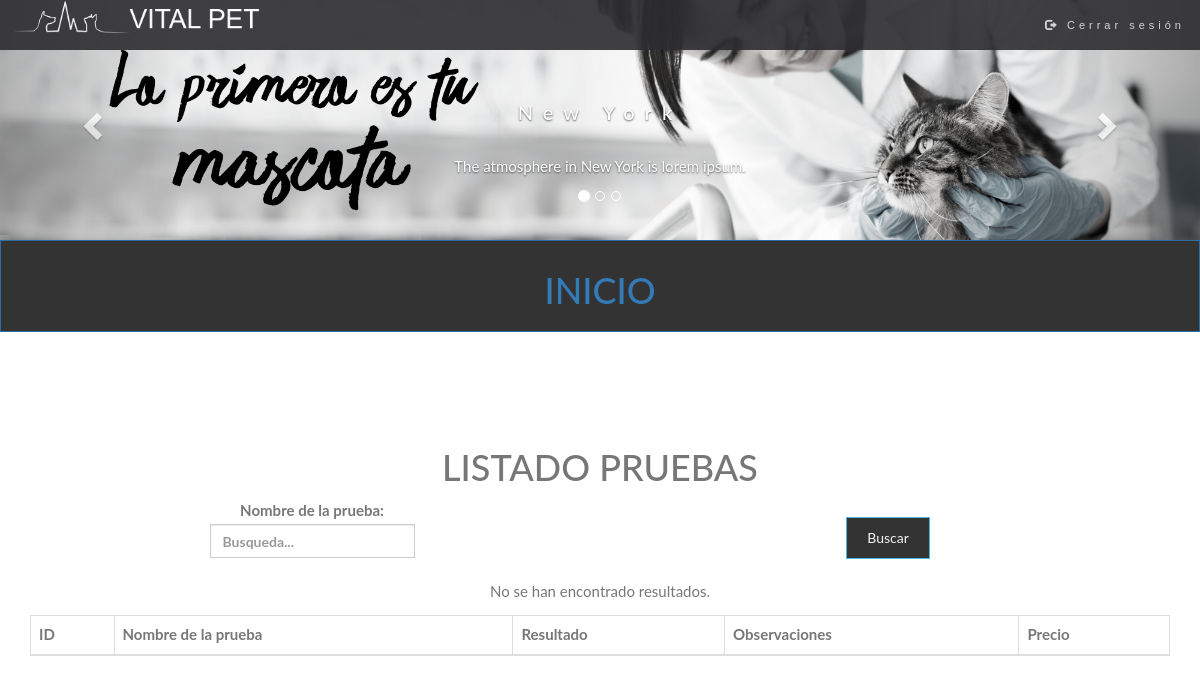
Before: /VISTA/COMUN/vistaGestionPrueba.php (signed in) with the older database file.
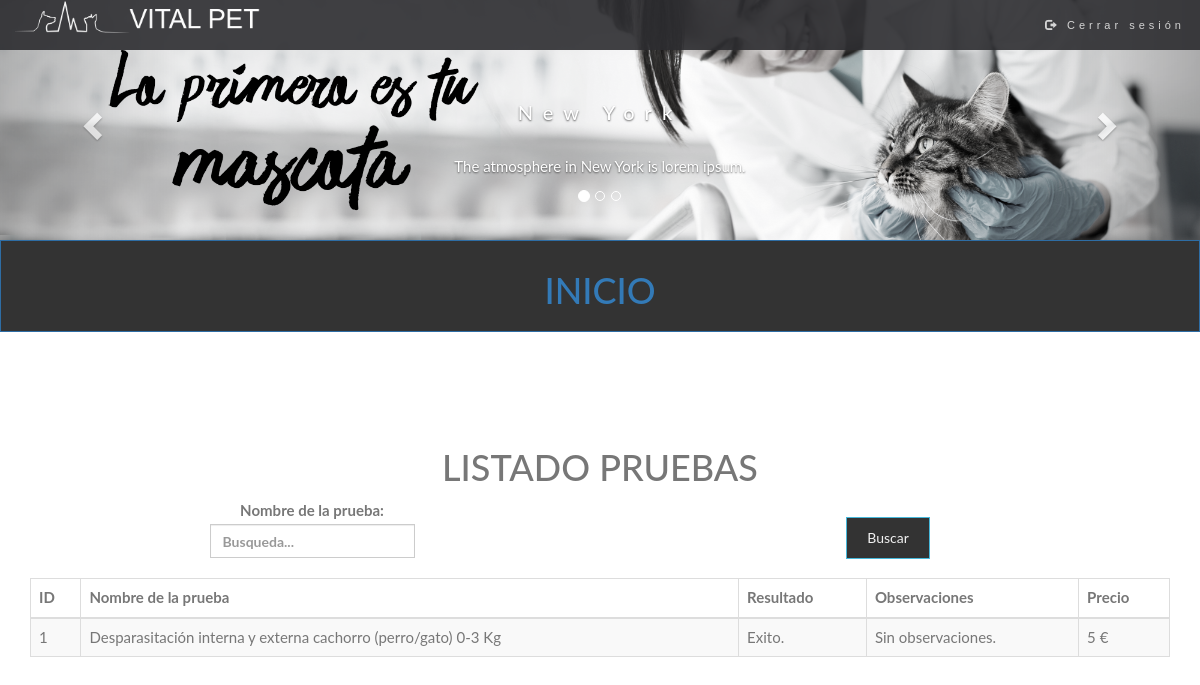
After: the same page with the newer database file.
### tables this page shows
CREATE TABLE `pruebas` (
  `id_prueba` int(11) NOT NULL,
  `id_tipo_prueba` int(11) NOT NULL,
  `id_mascota` int(11) NOT NULL,
  `resultado_prueba` varchar(2000) NOT NULL,
  `observaciones_prueba` varchar(2000) DEFAULT NULL,
  `id_cita` int(11) NOT NULL
);

CREATE TABLE `tipos_pruebas` (
  `id_tipo_prueba` int(11) NOT NULL,
  `nombre_tipo_prueba` varchar(200) NOT NULL,
  `precio_tipo_prueba` float NOT NULL
);

### BBDD/model.php (called while the page is built, shortened)
<?php
    class Model {
        private $conexion;
        function __construct ($host, $user, $pass, $nombreBase){
            $this->conexion = new mysqli($host, $user, $pass);
                $this->conexion->set_charset("utf8");
        }
        public function ejecutarConsulta($consulta){
            $resultado = null;
            if(isset($this->conexion)){
                $resultado = $this->conexion->stmt_init();
                $resultado->prepare($consulta);
                $resultado->execute();
            }
            return $resultado;
        }
        public function devolverConsultaArray($consulta){
            $resultadoConsulta = $this->ejecutarConsulta($consulta);
            $total = null;
                if($resultadoConsulta){
                    $resultado = $resultadoConsulta->get_result();
                }
                if($resultado){
                    $fila = $resultado->fetch_array();
                    while ($fila != null){
                        $total[] = $fila;
                        $fila = $resultado->fetch_array();
                    }
                }
                return $total;
        }
         public function visualizarPruebasFiltrado($nombre){
            $consulta = "SELECT tipos_pruebas.nombre_tipo_prueba, tipos_pruebas.precio_tipo_prueba, pruebas.id_prueba, pruebas.resultado_prueba, pruebas.observaciones_prueba
            FROM pruebas
            INNER JOIN tipos_pruebas
            ON pruebas.id_tipo_prueba = tipos_pruebas.id_tipo_prueba WHERE nombre_tipo_prueba LIKE '%$nombre%'";
            $resultado = $this->devolverConsultaArray($consulta);
            return $resultado;
        }
        public function visualizarPruebasFiltradoPaginacion($nombre, $inicio, $tamano_pagina){
            $consulta = "SELECT tipos_pruebas.nombre_tipo_prueba, tipos_pruebas.precio_tipo_prueba, pruebas.id_prueba, pruebas.resultado_prueba, pruebas.observaciones_prueba
            FROM pruebas
            INNER JOIN tipos_pruebas
            ON pruebas.id_tipo_prueba = tipos_pruebas.id_tipo_prueba WHERE nombre_tipo_prueba LIKE '%$nombre%' LIMIT ".$inicio."," . $tamano_pagina;
            $resultado = $this->devolverConsultaArray($consulta);
            return $resultado;
        }
    }
?>

### VISTA/COMUN/vistaGestionPrueba.php (the view, shortened to what the changed rows need)
<?php
  if (isset($_GET["nombre"])){
    $nombre = $_GET["nombre"];
  }else{
    $nombre = "";
  }
?>
<!DOCTYPE html>
<html lang="es">
<head>
  <link rel="stylesheet" href="https://maxcdn.bootstrapcdn.com/bootstrap/3.4.0/css/bootstrap.min.css">
  <link href="//netdna.bootstrapcdn.com/bootstrap/3.2.0/css/bootstrap.min.css" rel="stylesheet" id="bootstrap-css">
<?php
      if($_SESSION['rol'] == 'Cliente'){
  echo "<link rel='stylesheet' type='text/css' href='../../CSS/estiloClienteIndex.css'>";
      }
 ?>
  <link href="//maxcdn.bootstrapcdn.com/font-awesome/4.2.0/css/font-awesome.min.css" rel="stylesheet">
  <link rel="stylesheet" type="text/css" href="../../CSS/estilo.css">
</head>
<body>
  <div class="row">
  <div class="col-12 col-sm-12 col-md-12  col-lg-12">
  <?php
      if($_SESSION['rol'] == 'Cliente'){
      echo"<button type='button' class='btn btn-primary btn-block'><a href='../CLIENTE/index.php'><h1>INICIO</h1></a></button>";
      }else {
      include "../../INCLUDE/menuPrincipal.inc";
      }
      ?>
</div>
      </div>
<?php
if($_SESSION['rol'] != 'Cliente'){
  echo "<div class='logotipo col-12 col-sm-7 col-md-7 col-lg-7'>";
}else{
  echo "<div class='logotipo col-12 col-sm-12 col-md-12 col-lg-12'>";
}
?>
 <div class="form-group row">
      <div class="col-12 col-sm-12 col-md-12 col-lg-12">
 <h1>LISTADO PRUEBAS</h1>
</div>
</div>
  <div class="col-12 col-sm-12 col-md-12 col-lg-12">
  <table class="table table-bordered table-striped">
    <thead>
      <tr>
        <th>ID</th>
        <th>Nombre de la prueba</th>
        <th>Resultado</th>
        <th>Observaciones</th>
        <th >Precio</th>
      </tr>
    </thead>
    <tbody id="myTable">
    <?php
        require_once '../../BBDD/model.php';
        $conexion = new Model(Config::$host, Config::$user, Config::$pass, Config::$nombreBase);
        $resultado = $conexion->visualizarPruebasFiltrado($nombre);
          if (!empty($resultado)) {
            $tamano_pagina = 5;
            $pagina = false;
            if (!$pagina) {
                $inicio = 0;
            } else {
                $inicio = ($pagina - 1) * $tamano_pagina;
            }
            $resultadoPaginacion = $conexion->visualizarPruebasFiltradoPaginacion($nombre, $inicio, $tamano_pagina);
            foreach ($resultadoPaginacion as $prueba) {
                echo (" <tr>
                  <td>".$prueba['id_prueba']."</td>
                  <td>".$prueba['nombre_tipo_prueba']."</td>
                  <td>".$prueba['resultado_prueba']."</td>
                  <td>".$prueba['observaciones_prueba']."</td>
                  <td>".$prueba['precio_tipo_prueba']." &euro;</td>");
                echo ("</tr>");
            } ?>
    </tbody>
  </table>
</div>
<div class="col-12 col-sm-12 col-md-12 col-lg-12">
<?php
        } else {
            echo ("<p>No se han encontrado resultados.</p>");
        }
  ?>
</div>
</div>
</body>
</html>

Changed rows visible on the page:
added pruebas: id_prueba "1", id_tipo_prueba.nombre_tipo_prueba "Desparasitación interna y externa cachorro (perro/gato) 0-3 Kg", resultado_prueba "Exito.", observaciones_prueba "Sin observaciones.", id_tipo_prueba.precio_tipo_prueba "5"
Other visible differences:
text no longer shown: "No se han encontrado resultados."
